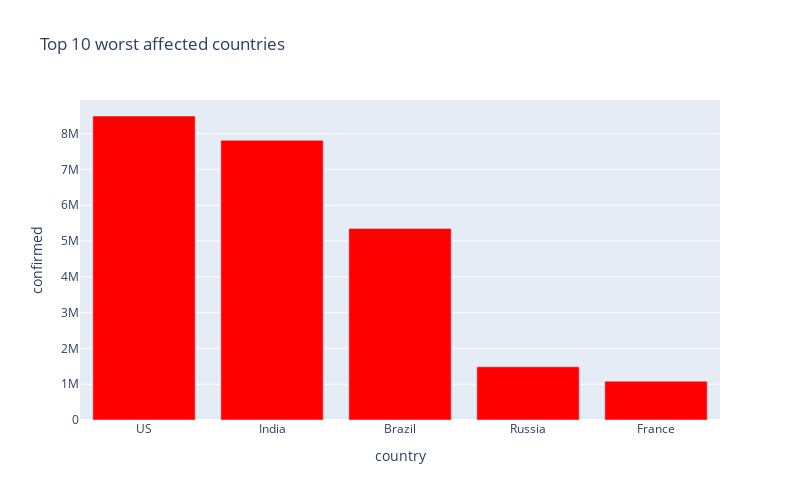

The notebook cell saved with this chart:
### Code cell
# 5 WORST HIT COUNTRY (TOTAL NUMBER OF CASES)
px.bar(
    sorted_country_df.head(5),
    x = "country",
    y = "confirmed",
    title= "Top 10 worst affected countries", # the axis names
    color_discrete_sequence=["red"], 
    height=500,
    width=800
)

### Figure 1 — Plotly figure (JSON) as saved in the notebook; plotly's stock layout.template omitted (floating-point values rounded to 4 significant figures)
{"data": [{"alignmentgroup": "True", "hovertemplate": "country=%{x}<br>confirmed=%{y}<extra></extra>", "legendgroup": "", "marker": {"color": "red"}, "name": "", "offsetgroup": "", "orientation": "v", "showlegend": false, "textposition": "auto", "type": "bar", "x": ["US", "India", "Brazil", "Russia", "France"], "xaxis": "x", "y": [8493747, 7814682, 5353656, 1487260, 1084659], "yaxis": "y"}], "layout": {"barmode": "relative", "height": 500, "legend": {"tracegroupgap": 0}, "title": {"text": "Top 10 worst affected countries"}, "width": 800, "xaxis": {"anchor": "y", "domain": [0, 1], "title": {"text": "country"}}, "yaxis": {"anchor": "x", "domain": [0, 1], "title": {"text": "confirmed"}}}}
